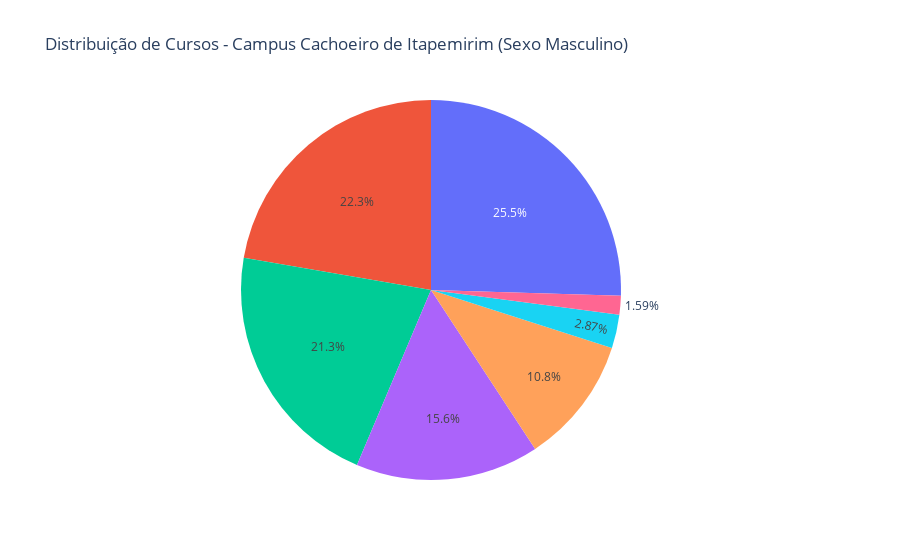

Notebook code for this chart:
### Markdown cell above
*33.8% Informática integrado
7.56% Informática.
 O campus Cachoeiro de Itapemirim foge a realidade, o curso mais acessado pelo sexo feminino dentro dos 7 cursos técnicos oferecidos pelo Campus é o de Informática, com 40% aproximadamente*

### Code cell
# Filtrar os dados para o sexo masculino dentro da instituição "Campus Cachoeiro de Itapemirim"
female_aracruz_data = dataset[(dataset['Instituição'] == 'Campus Cachoeiro de Itapemirim') & (dataset['Sexo'] == 'M')]

# Contar a quantidade de alunas por curso
male_cachoeiro_course_counts = female_aracruz_data['Curso'].value_counts().reset_index()
male_cachoeiro_course_counts.columns = ['Curso', 'counts']

# Criar o gráfico de pizza para as alunas da instituição "Campus Cachoeiro de Itapemirim"
fig_male_aracruz = px.pie(male_cachoeiro_course_counts, values='counts', names='Curso', title='Distribuição de Cursos - Campus Cachoeiro de Itapemirim (Sexo Masculino)')
fig_male_aracruz.update_layout(showlegend=False)
fig_male_aracruz.show()

### Figure 1 — Plotly figure (JSON) as saved in the notebook; plotly's stock layout.template omitted (floating-point values rounded to 4 significant figures)
{"data": [{"domain": {"x": [0, 1], "y": [0, 1]}, "hovertemplate": "Curso=%{label}<br>counts=%{value}<extra></extra>", "labels": ["Técnico em Eletromecânica Integrado", "Técnico em Eletromecânica", "Técnico em Informática Integrado", "Técnico em Informática", "Técnico em Mineração", "TÉCNICO EM MECÂNICA CONCOMITANTE INTERCOMPLEMENTAR AO ENSINO MÉDIO", "TECNICO EM MINERAÇÃO CONCOMITANTE INTERCOMPLEMENTAR AO ENSINO MÉDIO"], "legendgroup": "", "name": "", "showlegend": true, "type": "pie", "values": [80, 70, 67, 49, 34, 9, 5]}], "layout": {"legend": {"tracegroupgap": 0}, "showlegend": false, "title": {"text": "Distribuição de Cursos - Campus Cachoeiro de Itapemirim (Sexo Masculino)"}}}
